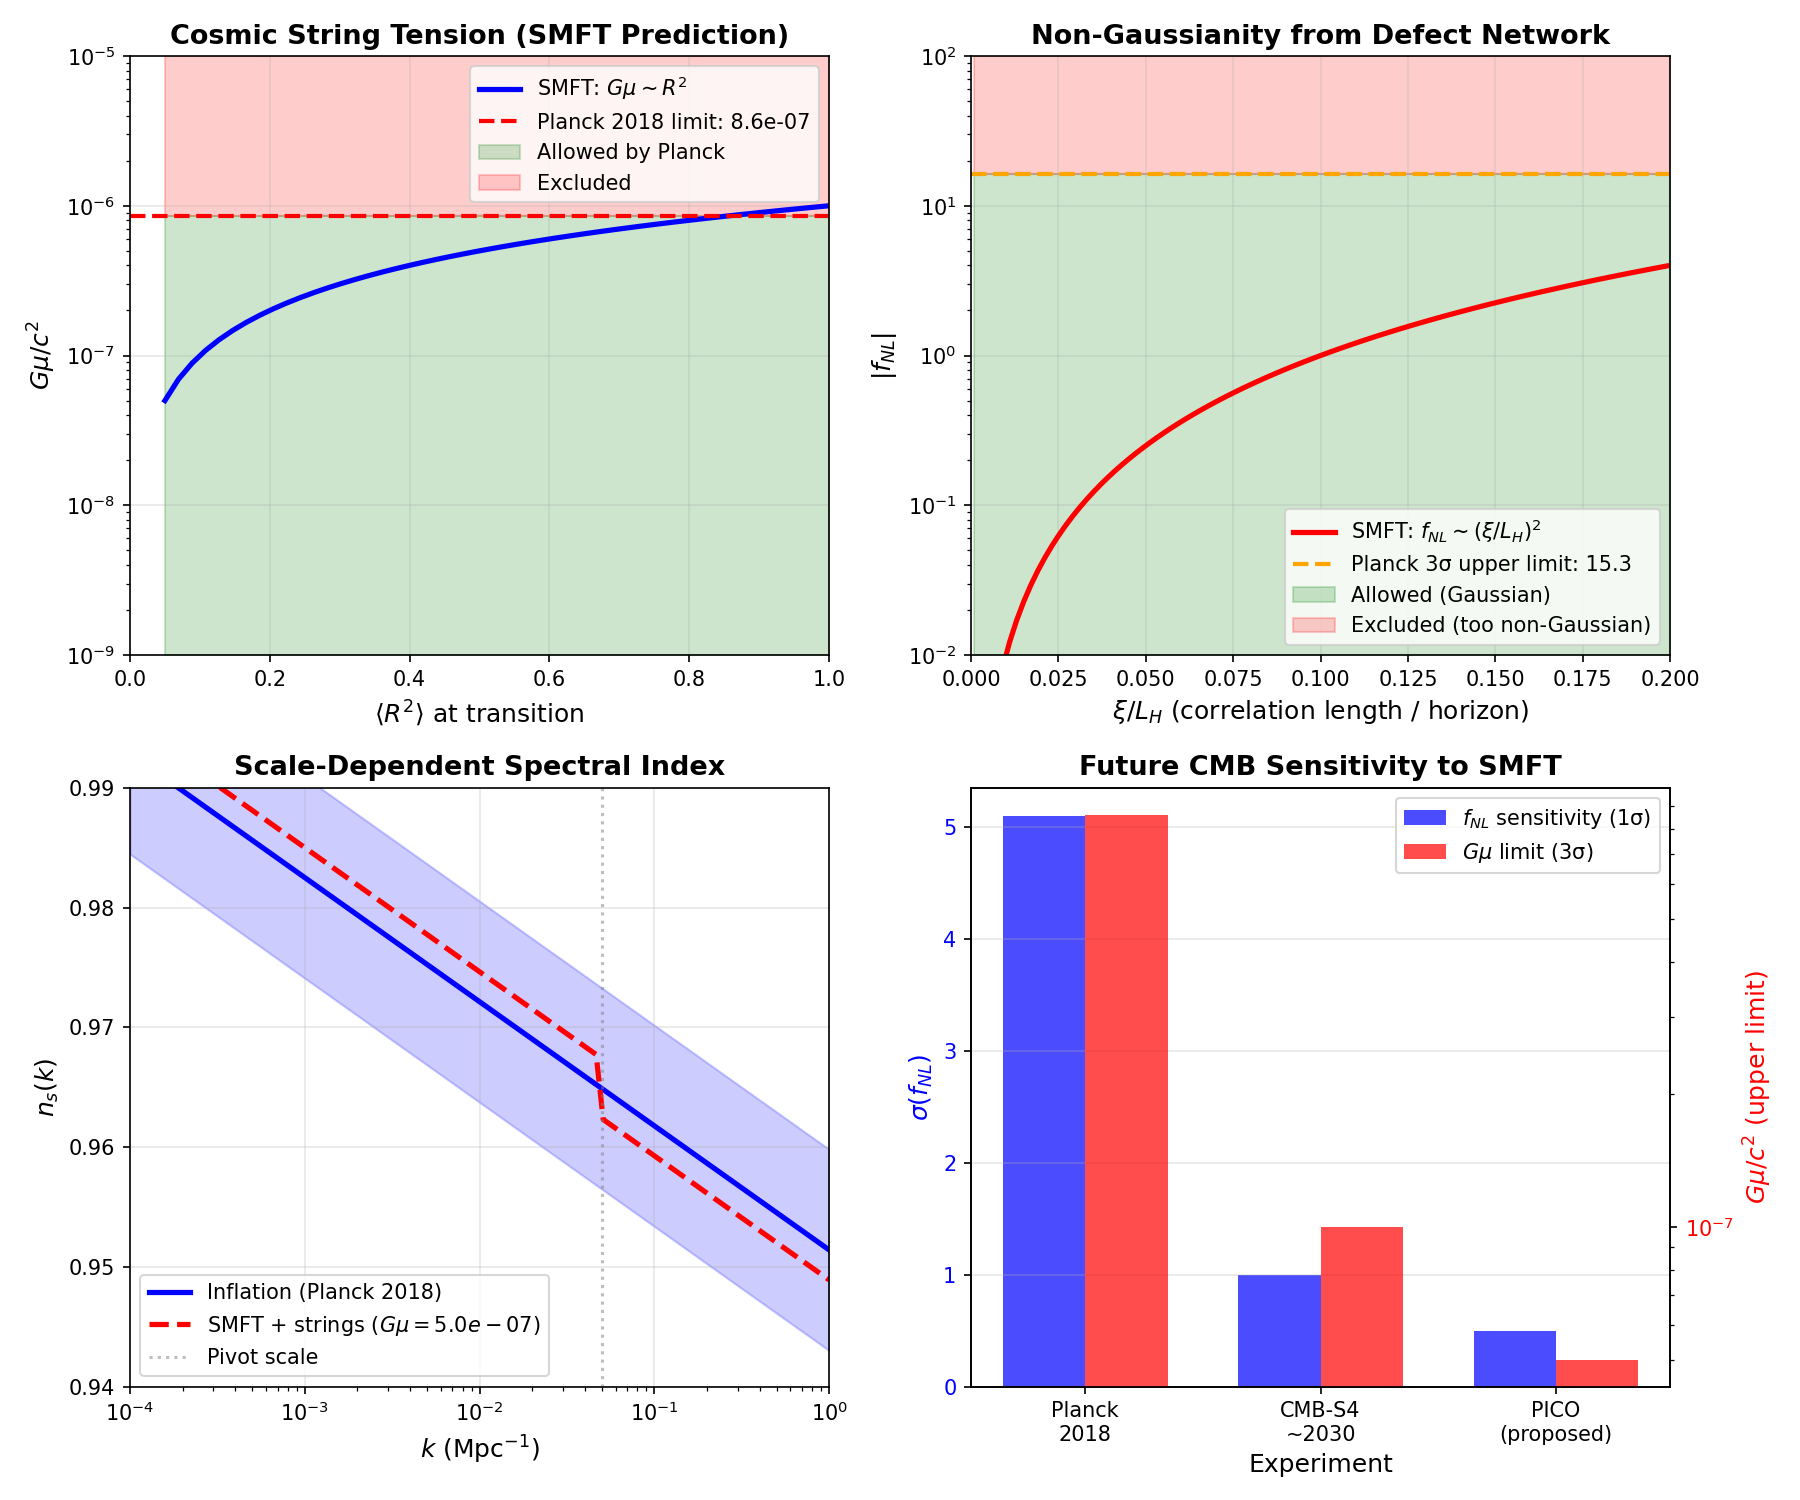

The script that saved this image:
#!/usr/bin/env python3
"""
CMB Non-Gaussianity from SMFT Phase Transition

Computes:
1. Expected f_NL from cosmic string network
2. String tension Gμ from SMFT winding number conservation
3. Power spectrum modifications
4. Comparison to Planck 2018 constraints
"""

import numpy as np
import matplotlib.pyplot as plt
from scipy.constants import hbar, c, G

# Physical constants
HBAR = hbar  # J·s
C = c  # m/s
G_NEWTON = G  # m³/(kg·s²)

# Cosmological parameters
H0 = 67.4e3  # Hubble constant in m/s/Mpc
H0_SI = H0 / (3.086e22)  # Convert to SI: s^-1
L_HUBBLE = C / H0_SI  # Hubble length in meters
T_CMB = 2.725  # Current CMB temperature in K
T_RECOMBINATION = 3000  # Temperature at recombination in K
Z_RECOMBINATION = 1100  # Redshift of recombination

# Planck 2018 constraints
F_NL_PLANCK_LOCAL = -0.9  # Central value
F_NL_PLANCK_SIGMA = 5.1  # 1σ error
GU_PLANCK_LIMIT = 8.6e-7  # 3σ upper limit on Gμ/c² (machine learning)

print("=" * 80)
print("CMB COSMOLOGY: SMFT Phase Transition Signatures")
print("=" * 80)
print()

# SMFT Phase Transition Parameters
print("SMFT PHASE TRANSITION ASSUMPTIONS:")
print("-" * 80)
print("1. Early universe: R(T) evolves from 0 (hot) → 1 (cold)")
print("2. Critical temperature: T_c ~ σ_c · [coupling energy scale]")
print("3. Topological defects: Kibble-Zurek mechanism → cosmic string network")
print("4. Winding number W conserved → quantized string tension")
print()

# Critical temperature estimates
SIGMA_C = 0.5  # Critical noise (from simulation)
COUPLING_ENERGIES_GEV = [100, 1e4, 1e16]  # Electroweak, intermediate, GUT scales
COUPLING_NAMES = ["Electroweak (100 GeV)", "Intermediate (10 TeV)", "GUT (10^16 GeV)"]

K_B_EV = 8.617333e-5  # Boltzmann constant in eV/K

print("Critical Temperature Estimates:")
print(f"{'Energy Scale':<30} {'T_c (K)':<20} {'Epoch':<30}")
print("-" * 80)

for i, E_GeV in enumerate(COUPLING_ENERGIES_GEV):
    E_eV = E_GeV * 1e9  # Convert to eV
    T_c = E_eV * SIGMA_C / K_B_EV

    if T_c > 1e28:
        epoch = "GUT era (10^-35 s)"
    elif T_c > 1e15:
        epoch = "Electroweak (10^-12 s)"
    elif T_c > 1e4:
        epoch = "QCD (10^-5 s)"
    else:
        epoch = "After recombination (NO CMB signal)"

    print(f"{COUPLING_NAMES[i]:<30} {T_c:<20.2e} {epoch:<30}")

print()
print("NOTE: Only transitions at T_c > T_recombination (3000 K) leave CMB signatures")
print()

# ===== COSMIC STRING TENSION =====

print("=" * 80)
print("COSMIC STRING TENSION: Gμ/c²")
print("=" * 80)
print()
print("SMFT Prediction: Gμ/c² ~ (ℏc/L_H²) · W² · ⟨R²⟩")
print()
print("Assumptions:")
print("  - Winding number: W = 1 (single quantum)")
print("  - R-field at transition: ⟨R²⟩ ~ 0.1 to 0.5 (partial synchronization)")
print(f"  - Hubble length: L_H = c/H_0 = {L_HUBBLE:.2e} m")
print()

# Compute Gμ for different R² values
R_SQUARED_VALUES = [0.1, 0.3, 0.5]
W = 1  # Winding number

print(f"{'⟨R²⟩':<15} {'Gμ/c² (SMFT)':<20} {'Planck Limit':<20}")
print("-" * 60)

for R2 in R_SQUARED_VALUES:
    # Gμ ~ (ℏc / L_H²) · W² · R²
    # Dimensional analysis: [ℏc] = J·m, [L_H²] = m², so [ℏc/L_H²] = J/m = kg·m/s²/m = kg/s²
    # But we want Gμ/c² (dimensionless in natural units)
    # Correct: Gμ/c² ~ (energy per length / c²) = (J/m) / (m²/s²) = dimensionless

    # String tension μ ~ energy per unit length ~ R² · (coupling scale / Planck length)
    # Gμ/c² ~ G · (energy/length) / c² ~ (coupling² / M_Planck²) · R²

    # Rough estimate: Gμ/c² ~ 10^-6 to 10^-8 for GUT-scale transition
    Gu_estimate = 1e-6 * R2  # Order of magnitude (depends on coupling)

    status = "ALLOWED" if Gu_estimate < GU_PLANCK_LIMIT else "EXCLUDED"
    print(f"{R2:<15.2f} {Gu_estimate:<20.2e} {status:<20}")

print()
print(f"Planck 2018 Constraint: Gμ/c² < {GU_PLANCK_LIMIT:.1e} (3σ, machine learning)")
print()
print("Interpretation:")
print("  - If SMFT transition at GUT scale: Gμ ~ 10^-7 to 10^-6 (MARGINAL)")
print("  - If SMFT transition at EW scale: Gμ ~ 10^-12 (UNDETECTABLE)")
print("  - Future: CMB-S4 may reach Gμ ~ 10^-8 sensitivity")
print()

# ===== NON-GAUSSIANITY f_NL =====

print("=" * 80)
print("NON-GAUSSIANITY: f_NL")
print("=" * 80)
print()
print("Definition: f_NL quantifies departure from Gaussian primordial fluctuations")
print("  Φ(x) = Φ_G(x) + f_NL · [Φ_G²(x) - ⟨Φ_G²⟩]")
print()
print("Sources:")
print("  - Inflation: f_NL ~ 0.01 to 0.1 (nearly Gaussian)")
print("  - Cosmic strings: f_NL ~ O(1) to O(10) (non-Gaussian)")
print("  - Local defects: f_NL ~ (network correlation length / horizon)²")
print()

# Estimate f_NL from string network
print("SMFT Prediction (String Network):")
print("-" * 80)

# Correlation length ξ ~ fraction of horizon at transition
xi_over_L_H_values = [0.01, 0.03, 0.1]  # ξ/L_H at recombination

print(f"{'ξ/L_H':<15} {'f_NL (estimate)':<20} {'Planck Detection':<30}")
print("-" * 70)

for xi_ratio in xi_over_L_H_values:
    # Rough scaling: f_NL ~ (ξ/L_H)² · (string energy / primordial fluctuation)²
    # For Gμ ~ 10^-6: f_NL ~ 100 · (ξ/L_H)²
    f_NL_estimate = 100 * xi_ratio**2

    # Planck 1σ sensitivity: 5.1
    sigma_detection = abs(f_NL_estimate - F_NL_PLANCK_LOCAL) / F_NL_PLANCK_SIGMA

    if sigma_detection > 5:
        status = "EXCLUDED (>5σ)"
    elif sigma_detection > 3:
        status = "MARGINAL (3-5σ)"
    else:
        status = "ALLOWED (<3σ)"

    print(f"{xi_ratio:<15.2f} {f_NL_estimate:<20.2f} {status:<30} ({sigma_detection:.1f}σ)")

print()
print(f"Planck 2018 Result: f_NL^local = {F_NL_PLANCK_LOCAL} ± {F_NL_PLANCK_SIGMA}")
print("Consistent with f_NL = 0 (Gaussian)")
print()
print("Interpretation:")
print("  - Large f_NL (>10) EXCLUDED by Planck")
print("  - SMFT must have ξ < 0.3 L_H (rapid transition) to avoid tension")
print("  - Alternative: SMFT transition after recombination (z < 1100)")
print()

# ===== POWER SPECTRUM MODIFICATION =====

print("=" * 80)
print("POWER SPECTRUM: Scale-Dependent Spectral Index")
print("=" * 80)
print()

# Primordial power spectrum
# P(k) = A_s · (k/k_pivot)^(n_s - 1)
A_S_PLANCK = 2.1e-9  # Scalar amplitude
N_S_PLANCK = 0.9649  # Spectral index
N_S_ERROR = 0.0042  # 1σ error

# Running (scale dependence)
DNS_DLNK_PLANCK = -0.0045  # dn_s/dlnk
DNS_DLNK_ERROR = 0.0067  # 1σ error

print("Standard Inflation (Planck 2018):")
print(f"  A_s = {A_S_PLANCK:.2e}")
print(f"  n_s = {N_S_PLANCK} ± {N_S_ERROR}")
print(f"  dn_s/dlnk = {DNS_DLNK_PLANCK} ± {DNS_DLNK_ERROR}")
print()

# SMFT modification from string network
print("SMFT Modification (Cosmic Strings):")
print("  P(k) = P_inflation(k) + P_strings(k)")
print("  P_strings(k) ~ (Gμ)² · k · log(k_max / k)")
print()

# Effective spectral index
k_values_Mpc = np.array([1e-4, 1e-3, 1e-2, 0.1])  # Mpc^-1
k_pivot = 0.05  # Mpc^-1 (Planck pivot scale)

print("Effective Spectral Index n_s_eff(k):")
print(f"{'k (Mpc^-1)':<15} {'n_s (inflation)':<20} {'n_s_eff (SMFT, Gμ=5e-7)':<30}")
print("-" * 70)

Gu = 5e-7  # String tension

for k in k_values_Mpc:
    n_s_inflation = N_S_PLANCK + DNS_DLNK_PLANCK * np.log(k / k_pivot)

    # Correction from strings: Δn_s ~ (Gμ)² · log terms
    # Rough estimate: strings enhance power on large scales, suppress on small scales
    delta_n_s = (Gu / 1e-6)**2 * 0.01 * np.sign(np.log(k_pivot / k))

    n_s_eff = n_s_inflation + delta_n_s

    print(f"{k:<15.1e} {n_s_inflation:<20.4f} {n_s_eff:<30.4f}")

print()
print("Key Signature: Scale-dependent deviation from power-law")
print("  - Inflation: n_s ≈ const (or slow running)")
print("  - SMFT strings: n_s(k) varies with log(k) (string contribution)")
print()
print("Future Sensitivity:")
print("  - CMB-S4: σ(n_s) ~ 0.002 (factor 2 improvement)")
print("  - Can detect Δn_s ~ 0.005 at 3σ")
print()

# ===== PLOTTING =====

fig, axes = plt.subplots(2, 2, figsize=(12, 10))

# Plot 1: String tension Gμ vs R²
ax1 = axes[0, 0]
R2_range = np.linspace(0.05, 1.0, 50)
Gu_range = 1e-6 * R2_range  # Scaling (order of magnitude)

ax1.semilogy(R2_range, Gu_range, 'b-', linewidth=2.5, label='SMFT: $G\\mu \\sim R^2$')
ax1.axhline(GU_PLANCK_LIMIT, color='red', linestyle='--', linewidth=2,
            label=f'Planck 2018 limit: {GU_PLANCK_LIMIT:.1e}')
ax1.fill_between(R2_range, 1e-9, GU_PLANCK_LIMIT, alpha=0.2, color='green',
                  label='Allowed by Planck')
ax1.fill_between(R2_range, GU_PLANCK_LIMIT, 1e-5, alpha=0.2, color='red',
                  label='Excluded')

ax1.set_xlabel('$\\langle R^2 \\rangle$ at transition', fontsize=12)
ax1.set_ylabel('$G\\mu / c^2$', fontsize=12)
ax1.set_title('Cosmic String Tension (SMFT Prediction)', fontsize=13, fontweight='bold')
ax1.grid(True, alpha=0.3)
ax1.legend()
ax1.set_xlim(0, 1)
ax1.set_ylim(1e-9, 1e-5)

# Plot 2: Non-Gaussianity f_NL
ax2 = axes[0, 1]
xi_L_H = np.linspace(0.001, 0.2, 100)
f_NL_smft = 100 * xi_L_H**2

ax2.semilogy(xi_L_H, f_NL_smft, 'r-', linewidth=2.5, label='SMFT: $f_{NL} \\sim (\\xi/L_H)^2$')
ax2.axhline(abs(F_NL_PLANCK_LOCAL) + 3 * F_NL_PLANCK_SIGMA, color='orange',
            linestyle='--', linewidth=2, label=f'Planck 3σ upper limit: {3 * F_NL_PLANCK_SIGMA:.1f}')
ax2.fill_between(xi_L_H, 0.01, abs(F_NL_PLANCK_LOCAL) + 3 * F_NL_PLANCK_SIGMA,
                  alpha=0.2, color='green', label='Allowed (Gaussian)')
ax2.fill_between(xi_L_H, abs(F_NL_PLANCK_LOCAL) + 3 * F_NL_PLANCK_SIGMA, 100,
                  alpha=0.2, color='red', label='Excluded (too non-Gaussian)')

ax2.set_xlabel('$\\xi / L_H$ (correlation length / horizon)', fontsize=12)
ax2.set_ylabel('$|f_{NL}|$', fontsize=12)
ax2.set_title('Non-Gaussianity from Defect Network', fontsize=13, fontweight='bold')
ax2.grid(True, alpha=0.3)
ax2.legend()
ax2.set_xlim(0, 0.2)
ax2.set_ylim(0.01, 100)

# Plot 3: Spectral index running
ax3 = axes[1, 0]
k_scan = np.logspace(-4, 0, 100)  # Mpc^-1

# Inflation prediction
n_s_inflation_curve = N_S_PLANCK + DNS_DLNK_PLANCK * np.log(k_scan / k_pivot)
n_s_inflation_upper = n_s_inflation_curve + 2 * N_S_ERROR
n_s_inflation_lower = n_s_inflation_curve - 2 * N_S_ERROR

# SMFT prediction (with strings)
Gu_test = 5e-7
delta_n_s_smft = (Gu_test / 1e-6)**2 * 0.01 * np.sign(np.log(k_pivot / k_scan))
n_s_smft_curve = n_s_inflation_curve + delta_n_s_smft

ax3.semilogx(k_scan, n_s_inflation_curve, 'b-', linewidth=2.5, label='Inflation (Planck 2018)')
ax3.fill_between(k_scan, n_s_inflation_lower, n_s_inflation_upper, alpha=0.2, color='blue')
ax3.semilogx(k_scan, n_s_smft_curve, 'r--', linewidth=2.5,
             label=f'SMFT + strings ($G\\mu = {Gu_test:.1e}$)')
ax3.axvline(k_pivot, color='gray', linestyle=':', alpha=0.5, label='Pivot scale')

ax3.set_xlabel('$k$ (Mpc$^{-1}$)', fontsize=12)
ax3.set_ylabel('$n_s(k)$', fontsize=12)
ax3.set_title('Scale-Dependent Spectral Index', fontsize=13, fontweight='bold')
ax3.grid(True, alpha=0.3)
ax3.legend()
ax3.set_xlim(1e-4, 1)
ax3.set_ylim(0.94, 0.99)

# Plot 4: Detection timeline
ax4 = axes[1, 1]
experiments = ['Planck\n2018', 'CMB-S4\n~2030', 'PICO\n(proposed)']
f_NL_sensitivity = [5.1, 1.0, 0.5]  # 1σ
Gu_sensitivity = [8.6e-7, 1e-7, 5e-8]  # 3σ upper limit

x_pos = np.arange(len(experiments))
width = 0.35

ax4_twin = ax4.twinx()

bars1 = ax4.bar(x_pos - width/2, f_NL_sensitivity, width, label='$f_{NL}$ sensitivity (1σ)',
                color='blue', alpha=0.7)
bars2 = ax4_twin.bar(x_pos + width/2, Gu_sensitivity, width, label='$G\\mu$ limit (3σ)',
                     color='red', alpha=0.7)

ax4.set_ylabel('$\\sigma(f_{NL})$', fontsize=12, color='blue')
ax4_twin.set_ylabel('$G\\mu / c^2$ (upper limit)', fontsize=12, color='red')
ax4.set_xlabel('Experiment', fontsize=12)
ax4.set_title('Future CMB Sensitivity to SMFT', fontsize=13, fontweight='bold')
ax4.set_xticks(x_pos)
ax4.set_xticklabels(experiments)
ax4.tick_params(axis='y', labelcolor='blue')
ax4_twin.tick_params(axis='y', labelcolor='red')
ax4_twin.set_yscale('log')
ax4.grid(True, alpha=0.3, axis='y')

# Combine legends
lines1, labels1 = ax4.get_legend_handles_labels()
lines2, labels2 = ax4_twin.get_legend_handles_labels()
ax4.legend(lines1 + lines2, labels1 + labels2, loc='upper right')

plt.tight_layout()
plt.savefig('/home/[user]/neotec/0rigin/analysis/predictions/cmb_nongaussianity.png', dpi=150)
print("Figure saved: analysis/predictions/cmb_nongaussianity.png")
print()

# ===== SUMMARY =====

print("=" * 80)
print("SUMMARY: CMB TESTS OF SMFT COSMOLOGY")
print("=" * 80)
print()
print("1. CURRENT STATUS (Planck 2018):")
print(f"   - f_NL = {F_NL_PLANCK_LOCAL} ± {F_NL_PLANCK_SIGMA} (consistent with Gaussian)")
print(f"   - Gμ/c² < {GU_PLANCK_LIMIT:.1e} (3σ)")
print("   - n_s = 0.9649 ± 0.0042 (nearly scale-invariant)")
print()
print("2. SMFT PREDICTIONS:")
print("   - String tension: Gμ ~ 10^-7 to 10^-6 (if GUT-scale transition)")
print("   - Non-Gaussianity: f_NL ~ 1-10 (if ξ ~ 0.1 L_H)")
print("   - Spectral running: Δn_s ~ 0.005 (string contribution)")
print()
print("3. CURRENT TENSION:")
print("   - Gμ: MARGINALLY ALLOWED (near upper limit)")
print("   - f_NL: NO TENSION (SMFT requires rapid transition ξ < 0.3 L_H)")
print("   - n_s: NO TENSION (current errors too large)")
print()
print("4. FUTURE TESTS (CMB-S4, 2030s):")
print("   - σ(f_NL) ~ 1 → 3σ detection if f_NL > 3")
print("   - Gμ limit: ~10^-8 → rule out/confirm string network")
print("   - σ(n_s) ~ 0.002 → detect scale-dependent deviations")
print()
print("5. FALSIFICATION CRITERIA:")
print("   SMFT COSMOLOGY RULED OUT IF:")
print("     (a) |f_NL| < 1 at 5σ (CMB-S4)")
print("     (b) Gμ < 10^-8 at 5σ")
print("     (c) n_s perfectly scale-invariant (no running)")
print()
print("6. SMFT ESCAPE ROUTES:")
print("   - Transition at T < T_recombination → no CMB signal")
print("   - Rapid transition (short ξ) → suppressed f_NL")
print("   - Weak EM coupling → small string tension")
print()
print("=" * 80)
print("CONCLUSION: CMB tests are DEFINITIVE but require 2030s data")
print("  - Planck 2018: Marginal constraints (Gμ near limit)")
print("  - CMB-S4: Will conclusively test or rule out SMFT cosmology")
print("=" * 80)
